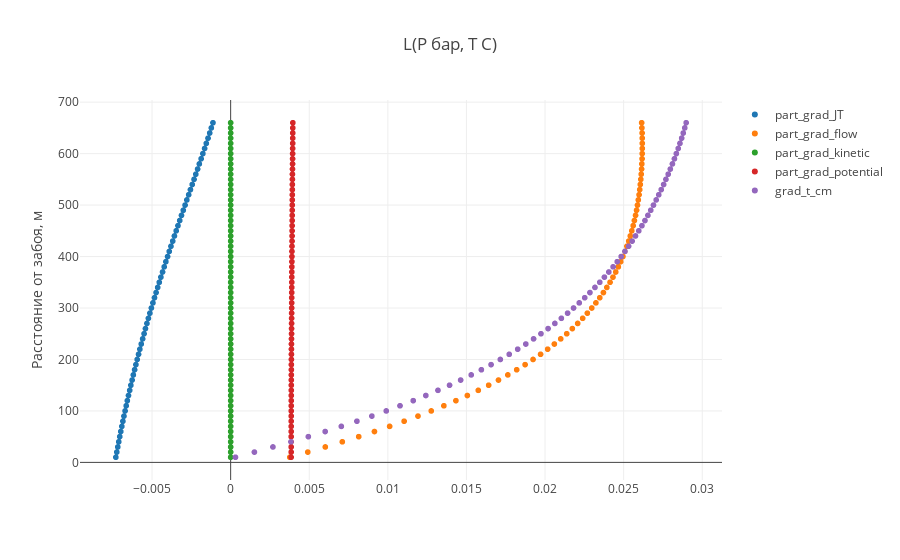

The code cell stored with this chart in its notebook:
### Code cell
trace1 = trace(temp_cor_data, 54)
trace2 = trace(temp_cor_data, 55)
trace3 = trace(temp_cor_data, 56)
trace4 = trace(temp_cor_data, 57)
trace5 = trace(temp_cor_data, 58)





data = [trace1, trace2,trace3,  trace4, trace5]

plot()
